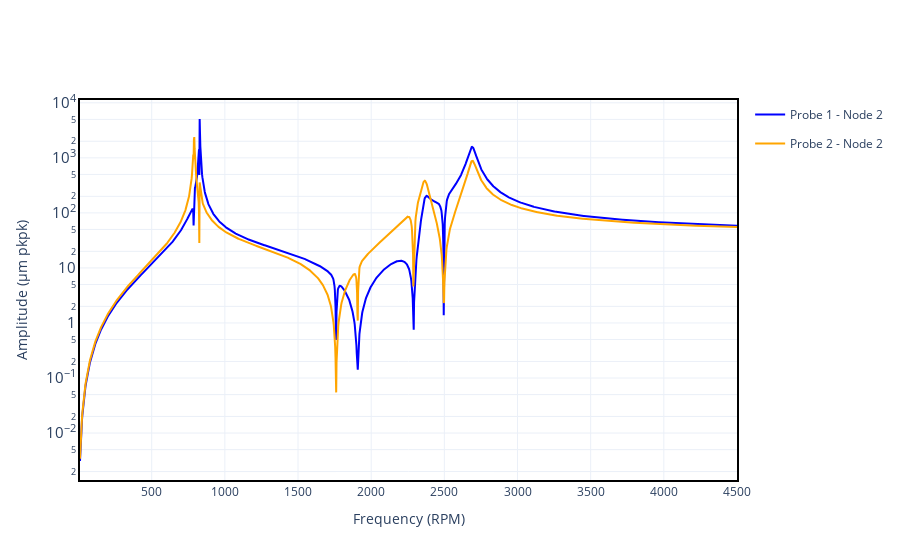

This figure's notebook cell:
### Code cell
probe1 = (2, 0)  # response in x axis (0 degrees) at the left disk of rotor (node = 2)
probe2 = (
    2,
    Q_(90, "deg"),
)  # response in y axis (90 degrees) at the left disk of rotor (node = 2)
fig = results_case1.plot_magnitude(
    probe=[probe1, probe2],
    probe_units="degrees",
    frequency_units="RPM",
    amplitude_units="µm pkpk",
)

# changing to log scale
fig.update_layout(
    yaxis=dict(
        type="log",
    )
)

### Figure 1 — Plotly figure (JSON) as saved in the notebook; plotly's stock layout.template omitted (floating-point values rounded to 4 significant figures; data arrays with more than 128 entries replaced by an {"elided": "..."} marker saying what was removed)
{"data": [{"hovertemplate": "Frequency (RPM): %{x:.2f}<br>Amplitude (µm pkpk): %{y:.2e}", "legendgroup": "Probe 1 - Node 2", "line": {"color": "blue"}, "mode": "lines", "name": "Probe 1 - Node 2", "showlegend": true, "type": "scatter", "x": {"elided": "1950 float values"}, "y": {"elided": "1950 float values"}}, {"hovertemplate": "Frequency (RPM): %{x:.2f}<br>Amplitude (µm pkpk): %{y:.2e}", "legendgroup": "Probe 2 - Node 2", "line": {"color": "orange"}, "mode": "lines", "name": "Probe 2 - Node 2", "showlegend": true, "type": "scatter", "x": {"elided": "1950 float values"}, "y": {"elided": "1950 float values"}}], "layout": {"xaxis": {"range": [10, 4500], "title": {"text": "Frequency (RPM)"}}, "yaxis": {"exponentformat": "power", "title": {"text": "Amplitude (µm pkpk)"}, "type": "log"}}}
